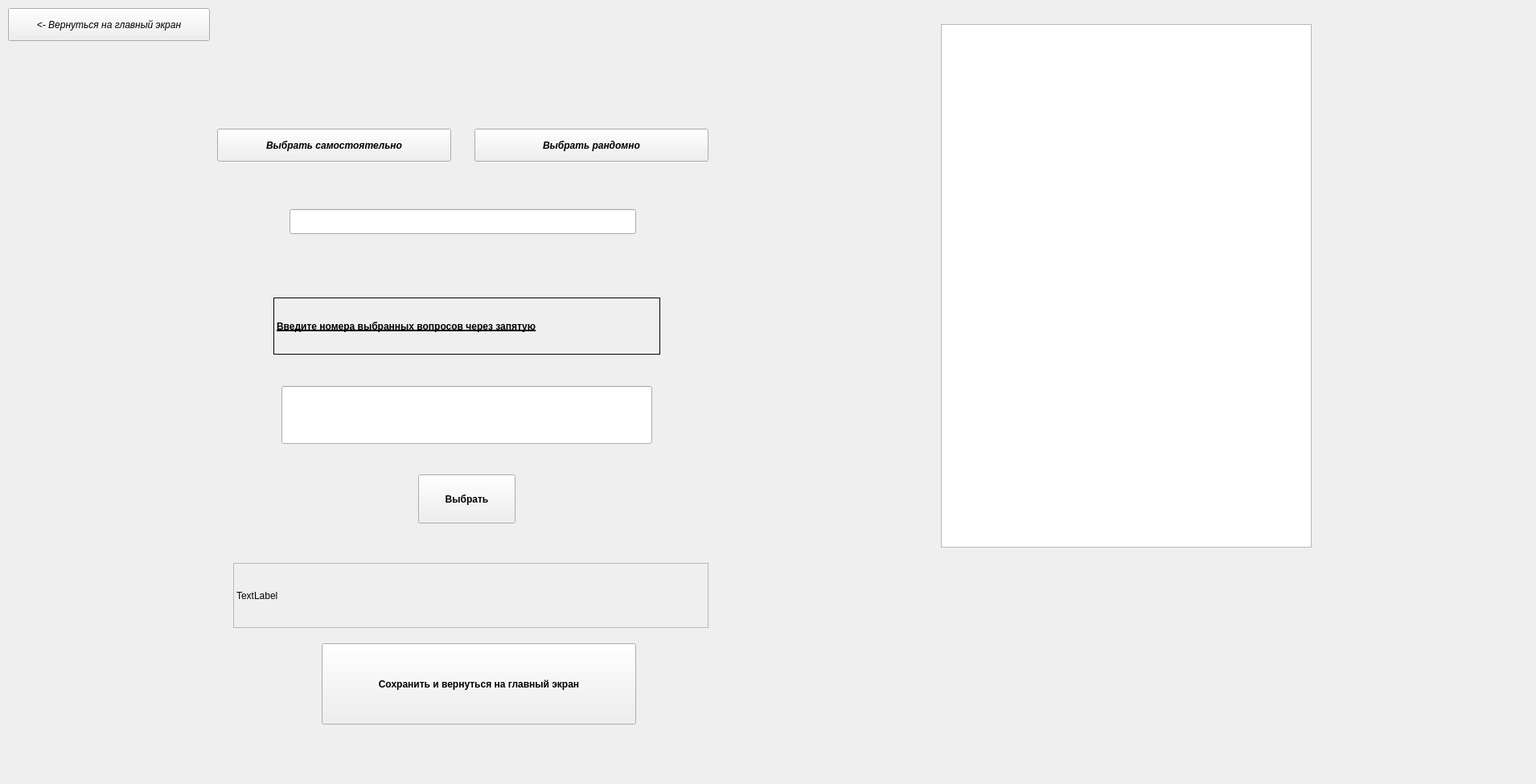
<?xml version="1.0" encoding="UTF-8"?>
<ui version="4.0">
 <class>Form</class>
 <widget class="QWidget" name="Form">
  <property name="geometry">
   <rect>
    <x>0</x>
    <y>0</y>
    <width>1910</width>
    <height>975</height>
   </rect>
  </property>
  <property name="windowTitle">
   <string>Режим выбора вопросов</string>
  </property>
  <widget class="QPushButton" name="pushButton">
   <property name="geometry">
    <rect>
     <x>270</x>
     <y>160</y>
     <width>291</width>
     <height>41</height>
    </rect>
   </property>
   <property name="font">
    <font>
     <weight>75</weight>
     <italic>true</italic>
     <bold>true</bold>
    </font>
   </property>
   <property name="text">
    <string>Выбрать самостоятельно</string>
   </property>
  </widget>
  <widget class="QPushButton" name="pushButton_2">
   <property name="geometry">
    <rect>
     <x>590</x>
     <y>160</y>
     <width>291</width>
     <height>41</height>
    </rect>
   </property>
   <property name="font">
    <font>
     <weight>75</weight>
     <italic>true</italic>
     <bold>true</bold>
    </font>
   </property>
   <property name="text">
    <string>Выбрать рандомно</string>
   </property>
  </widget>
  <widget class="QPushButton" name="pushButton_3">
   <property name="geometry">
    <rect>
     <x>520</x>
     <y>590</y>
     <width>121</width>
     <height>61</height>
    </rect>
   </property>
   <property name="font">
    <font>
     <weight>75</weight>
     <bold>true</bold>
    </font>
   </property>
   <property name="text">
    <string>Выбрать</string>
   </property>
  </widget>
  <widget class="QPushButton" name="pushButton_4">
   <property name="geometry">
    <rect>
     <x>400</x>
     <y>800</y>
     <width>391</width>
     <height>101</height>
    </rect>
   </property>
   <property name="font">
    <font>
     <weight>75</weight>
     <bold>true</bold>
    </font>
   </property>
   <property name="text">
    <string>Сохранить и вернуться на главный экран</string>
   </property>
  </widget>
  <widget class="QPushButton" name="pushButton_5">
   <property name="geometry">
    <rect>
     <x>10</x>
     <y>10</y>
     <width>251</width>
     <height>41</height>
    </rect>
   </property>
   <property name="font">
    <font>
     <italic>true</italic>
    </font>
   </property>
   <property name="text">
    <string>&lt;- Вернуться на главный экран</string>
   </property>
  </widget>
  <widget class="QLabel" name="label">
   <property name="geometry">
    <rect>
     <x>340</x>
     <y>370</y>
     <width>481</width>
     <height>71</height>
    </rect>
   </property>
   <property name="font">
    <font>
     <weight>75</weight>
     <bold>true</bold>
     <underline>true</underline>
    </font>
   </property>
   <property name="frameShape">
    <enum>QFrame::Box</enum>
   </property>
   <property name="text">
    <string>Введите номера выбранных вопросов через запятую</string>
   </property>
  </widget>
  <widget class="QLabel" name="label_2">
   <property name="geometry">
    <rect>
     <x>290</x>
     <y>700</y>
     <width>591</width>
     <height>81</height>
    </rect>
   </property>
   <property name="frameShape">
    <enum>QFrame::StyledPanel</enum>
   </property>
   <property name="text">
    <string>TextLabel</string>
   </property>
  </widget>
  <widget class="QLineEdit" name="lineEdit">
   <property name="geometry">
    <rect>
     <x>360</x>
     <y>260</y>
     <width>431</width>
     <height>31</height>
    </rect>
   </property>
  </widget>
  <widget class="QLineEdit" name="lineEdit_2">
   <property name="geometry">
    <rect>
     <x>350</x>
     <y>480</y>
     <width>461</width>
     <height>72</height>
    </rect>
   </property>
  </widget>
  <widget class="QPlainTextEdit" name="plainTextEdit">
   <property name="geometry">
    <rect>
     <x>1170</x>
     <y>30</y>
     <width>461</width>
     <height>651</height>
    </rect>
   </property>
  </widget>
 </widget>
 <resources/>
 <connections/>
</ui>
